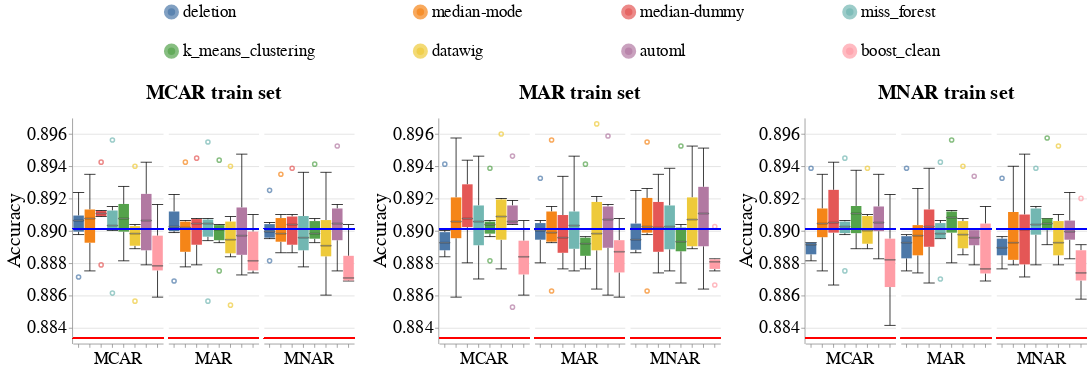

Notebook code for this chart:
### Code cell
create_box_plots_for_diff_imputers_v2(dataset_name=DATASET_NAME,
                                      model_name='lgbm_clf',
                                      metric_name='accuracy',
                                      db_client=db_client)

### Figure 1 — Vega-Lite specification as saved in the notebook (floating-point values rounded to 4 significant figures; data arrays with more than 128 entries replaced by an {"elided": "..."} marker saying what was removed)
{"config": {"view": {"continuousWidth": 400, "continuousHeight": 300, "stroke": null}, "axis": {"labelFontSize": 24, "labelFontWeight": "normal", "titleFontSize": 26, "titleFontWeight": "normal"}, "facet": {"spacing": 5}, "header": {"labelFontSize": 22, "labelOrient": "bottom", "labelPadding": 5, "titleFontSize": 26}, "legend": {"columns": 4, "direction": "horizontal", "labelFontSize": 22, "labelLimit": 400, "orient": "top", "symbolOffset": 120, "symbolStrokeWidth": 10, "titleAnchor": "middle", "titleFontSize": 24, "titleLimit": 300}, "title": {"fontSize": 26}}, "hconcat": [{"facet": {"column": {"field": "Test_Injection_Strategy", "sort": ["MCAR", "MAR", "MNAR"], "title": "MCAR train set", "type": "nominal"}}, "spec": {"layer": [{"mark": {"type": "boxplot", "median": {"stroke": "black", "strokeWidth": 0.7}, "ticks": true}, "encoding": {"color": {"field": "Null_Imputer_Name", "sort": ["deletion", "median-mode", "median-dummy", "miss_forest", "k_means_clustering", "datawig", "automl", "boost_clean"], "title": null, "type": "nominal"}, "x": {"axis": {"labels": false}, "field": "Null_Imputer_Name", "sort": ["deletion", "median-mode", "median-dummy", "miss_forest", "k_means_clustering", "datawig", "automl", "boost_clean"], "title": null, "type": "nominal"}, "y": {"field": "Metric_Value", "scale": {"zero": false}, "title": "Accuracy", "type": "quantitative"}}}, {"mark": "rule", "encoding": {"color": {"value": "blue"}, "size": {"value": 2}, "y": {"field": "Baseline_Median", "type": "quantitative"}}}, {"mark": "rule", "encoding": {"color": {"value": "red"}, "size": {"value": 2}, "y": {"field": "Base_Rate", "type": "quantitative"}}}], "width": 120}}, {"data": {"name": "data-555279ac0df15aeacde769cb149b6039"}, "facet": {"column": {"field": "Test_Injection_Strategy", "sort": ["MCAR", "MAR", "MNAR"], "title": "MAR train set", "type": "nominal"}}, "spec": {"layer": [{"mark": {"type": "boxplot", "median": {"stroke": "black", "strokeWidth": 0.7}, "ticks": true}, "encoding": {"color": {"field": "Null_Imputer_Name", "sort": ["deletion", "median-mode", "median-dummy", "miss_forest", "k_means_clustering", "datawig", "automl", "boost_clean"], "title": null, "type": "nominal"}, "x": {"axis": {"labels": false}, "field": "Null_Imputer_Name", "sort": ["deletion", "median-mode", "median-dummy", "miss_forest", "k_means_clustering", "datawig", "automl", "boost_clean"], "title": null, "type": "nominal"}, "y": {"field": "Metric_Value", "scale": {"zero": false}, "title": "Accuracy", "type": "quantitative"}}}, {"mark": "rule", "encoding": {"color": {"value": "blue"}, "size": {"value": 2}, "y": {"field": "Baseline_Median", "type": "quantitative"}}}, {"mark": "rule", "encoding": {"color": {"value": "red"}, "size": {"value": 2}, "y": {"field": "Base_Rate", "type": "quantitative"}}}], "width": 120}}, {"data": {"name": "data-ca897e0cc08b4c811dfc00d1fae153ba"}, "facet": {"column": {"field": "Test_Injection_Strategy", "sort": ["MCAR", "MAR", "MNAR"], "title": "MNAR train set", "type": "nominal"}}, "spec": {"layer": [{"mark": {"type": "boxplot", "median": {"stroke": "black", "strokeWidth": 0.7}, "ticks": true}, "encoding": {"color": {"field": "Null_Imputer_Name", "sort": ["deletion", "median-mode", "median-dummy", "miss_forest", "k_means_clustering", "datawig", "automl", "boost_clean"], "title": null, "type": "nominal"}, "x": {"axis": {"labels": false}, "field": "Null_Imputer_Name", "sort": ["deletion", "median-mode", "median-dummy", "miss_forest", "k_means_clustering", "datawig", "automl", "boost_clean"], "title": null, "type": "nominal"}, "y": {"field": "Metric_Value", "scale": {"zero": false}, "title": "Accuracy", "type": "quantitative"}}}, {"mark": "rule", "encoding": {"color": {"value": "blue"}, "size": {"value": 2}, "y": {"field": "Baseline_Median", "type": "quantitative"}}}, {"mark": "rule", "encoding": {"color": {"value": "red"}, "size": {"value": 2}, "y": {"field": "Base_Rate", "type": "quantitative"}}}], "width": 120}}], "data": {"name": "data-1ca96dcac844d423aa476b98731920c3"}, "resolve": {"scale": {"y": "shared"}}, "$schema": "https://vega.github.io/schema/vega-lite/v4.17.0.json", "datasets": {"data-1ca96dcac844d423aa476b98731920c3": {"elided": "144 records"}, "data-555279ac0df15aeacde769cb149b6039": {"elided": "144 records"}, "data-ca897e0cc08b4c811dfc00d1fae153ba": {"elided": "144 records"}}}
